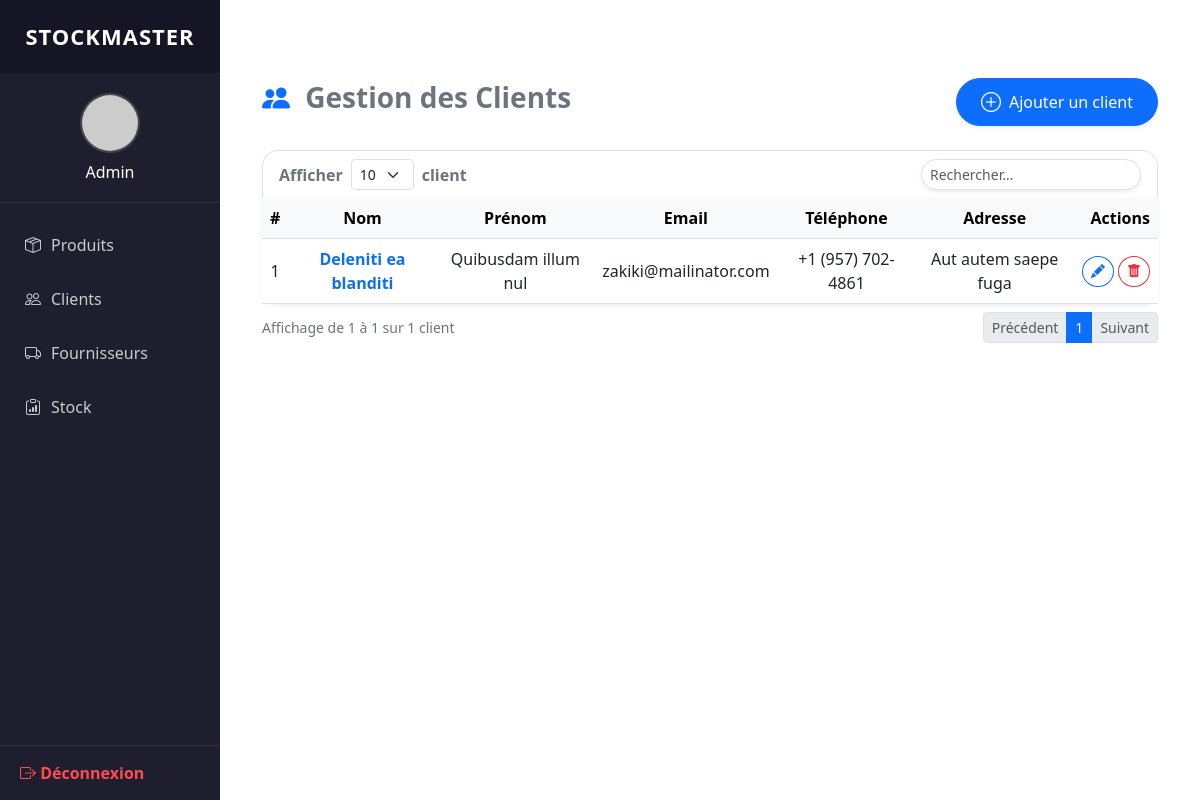
/clients/ (signed in), run on the app's committed database.
### gestion/models.py (models this page shows, shortened)
class Client(models.Model):
    nom = models.CharField(max_length=100, default='Nom inconnu')
    prenom = models.CharField(max_length=100, default='Prénom inconnu')
    email = models.EmailField(default='exemple@email.com')
    tel = models.CharField(max_length=20, default='0000000000')
    adresse = models.TextField(default='Adresse inconnue')

### gestion/views.py (the view)
# urls.py: path('clients/', views.clients, name='clients'),
@login_required
def clients(request):
    query = request.GET.get('q', '')
    per_page = request.GET.get('per_page', 10)
    try:
        per_page = int(per_page)
    except ValueError:
        per_page = 10
    per_page_options = [5, 10, 20, 50]
    clients_qs = Client.objects.all()
    if query:
        clients_qs = clients_qs.filter(nom__icontains=query)  # ou autre filtre
    paginator = Paginator(clients_qs, per_page)
    page_number = request.GET.get('page')
    clients_page = paginator.get_page(page_number)
    context = {
        'clients': clients_page,
        'query': query,
        'per_page': per_page,
        'per_page_options': per_page_options,
    }
    return render(request, 'gestion/clients/liste.html', context)

### gestion/templates/gestion/clients/liste.html (shortened to what this page needs)
{% extends "gestion/dashboard.html" %}
{% load static %}
{% block content %}
<div class="container my-5">
  <div class="d-flex justify-content-between align-items-center mb-4">
    <h3 class="fw-bold text-secondary">
      <i class="bi bi-people-fill me-2 text-primary"></i> Gestion des Clients
    </h3>
    <a href="{% url 'ajouter_client' %}"
       class="btn btn-primary rounded-pill px-4 py-2 d-flex align-items-center shadow-sm">
      <i class="bi bi-plus-circle me-2 fs-5"></i> Ajouter un client
    </a>
  </div>
  <div class="bg-white rounded-top-4 px-3 py-2 border border-bottom-0
              d-flex justify-content-between flex-wrap gap-2">
    <div class="d-flex align-items-center gap-2">
      <span class="fw-semibold text-secondary">Afficher</span>
      <form id="perPageForm" method="get" class="m-0">
        <select name="per_page" class="form-select form-select-sm w-auto"
                onchange="this.form.submit()">
          {% for n in per_page_options %}
            <option value="{{ n }}" {% if per_page == n %}selected{% endif %}>{{ n }}</option>
          {% endfor %}
        </select>
      </form>
      <span class="fw-semibold text-secondary">client{{ clients.paginator.count|pluralize }}</span>
    </div>
    <form class="d-flex" method="get" role="search">
      <input id="searchInput" name="q" value="{{ query }}"
             class="form-control form-control-sm rounded-pill shadow-sm w-auto"
             placeholder="Rechercher…">
    </form>
  </div>
  <div class="card border-0 shadow-sm rounded-4 rounded-top-0">
    <div class="card-body p-0">
      <div class="table-responsive">
        <table class="table table-hover align-middle mb-0 text-center">
          <thead class="table-light">
            <tr>
              <th>#</th>
              <th>Nom</th>
              <th>Prénom</th>
              <th>Email</th>
              <th>Téléphone</th>
              <th>Adresse</th>
              <th class="text-end">Actions</th>
            </tr>
          </thead>
          <tbody>
            {% for client in clients %}
            <tr>
              <td>{{ forloop.counter0|add:clients.start_index }}</td>
              <td class="fw-semibold text-primary">{{ client.nom }}</td>
              <td>{{ client.prenom }}</td>
              <td>{{ client.email }}</td>
              <td>{{ client.tel|default:"—" }}</td>
              <td>{{ client.adresse|default:"—" }}</td>
              <td class="text-end">
  <div class="d-flex justify-content-end align-items-center gap-1">
    <a href="{% url 'modifier_client' client.id %}"
       class="btn btn-sm btn-outline-primary rounded-circle" title="Modifier">
      <i class="bi bi-pencil-fill"></i>
    </a>
    <button class="btn btn-sm btn-outline-danger rounded-circle"
            data-bs-toggle="modal" data-bs-target="#del{{ client.id }}" title="Supprimer">
      <i class="bi bi-trash-fill"></i>
    </button>
  </div>
</td>
            </tr>
            {% empty %}
            <tr>
              <td colspan="7" class="py-4 text-muted text-center">Aucun client trouvé.</td>
            </tr>
            {% endfor %}
          </tbody>
        </table>
      </div>
    </div>
  </div>
  <div class="d-flex justify-content-between align-items-center mt-2 flex-wrap gap-2">
    <span class="small text-secondary">
      Affichage de {{ clients.start_index }} à {{ clients.end_index }}
      sur {{ clients.paginator.count }} client{{ clients.paginator.count|pluralize }}
    </span>
    <nav>
      <ul class="pagination pagination-sm mb-0">
        {% if clients.has_previous %}
          <li class="page-item">
            <a class="page-link"
               href="?page={{ clients.previous_page_number }}{% if query %}&q={{ query }}{% endif %}&per_page={{ per_page }}">
              Précédent
            </a>
          </li>
        {% else %}
          <li class="page-item disabled"><span class="page-link">Précédent</span></li>
        {% endif %}
        {% for num in clients.paginator.page_range %}
          {% if num >= clients.number|add:-2 and num <= clients.number|add:2 %}
            {% if clients.number == num %}
              <li class="page-item active"><span class="page-link">{{ num }}</span></li>
            {% endif %}
          {% endif %}
        {% endfor %}
        {% if clients.has_next %}
          <li class="page-item">
            <a class="page-link"
               href="?page={{ clients.next_page_number }}{% if query %}&q={{ query }}{% endif %}&per_page={{ per_page }}">
              Suivant
            </a>
          </li>
        {% else %}
          <li class="page-item disabled"><span class="page-link">Suivant</span></li>
        {% endif %}
      </ul>
    </nav>
  </div>
</div>
{% endblock %}

### gestion/templates/gestion/dashboard.html (style rules this page uses)
body { margin: 0; font-family: 'Segoe UI', sans-serif; overflow-x: hidden; }
.card-body i { pointer-events: none; }

### data on the page
Client: nom "Deleniti ea blanditi", prenom "Quibusdam illum nul", email "zakiki@mailinator.com", tel "+1 (957) 702-4861", adresse "Aut autem saepe fuga"

### other printed values
{{ clients.start_index }} "1"
{{ clients.end_index }} "1"
{{ clients.paginator.count }} "1"
{{ num }} "1"
form field per_page "10"
